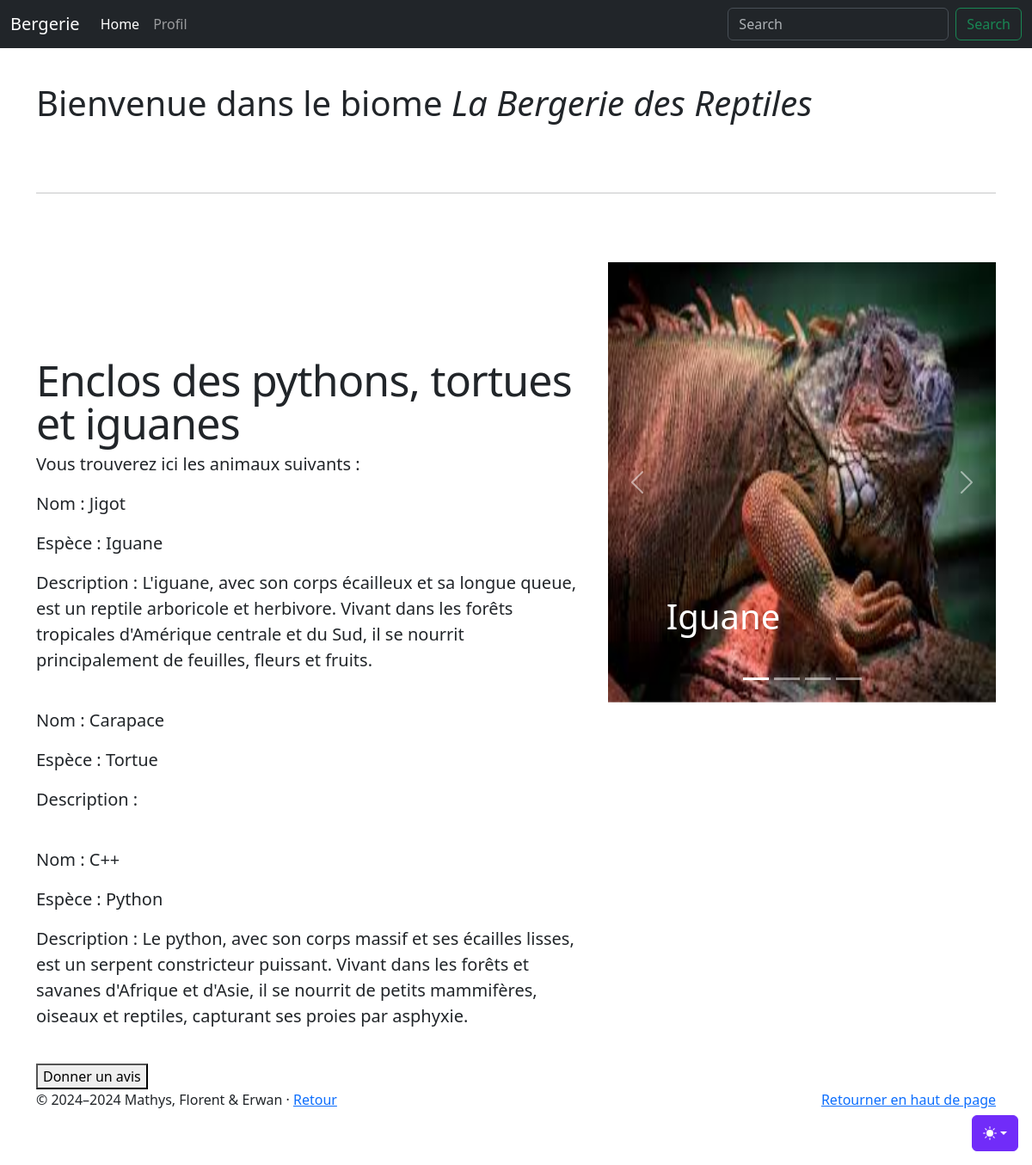
Page /zoo/carousel/Bergerie.php on the committed database.
### tables this page shows
CREATE TABLE IF NOT EXISTS `enclosures` (
  `enclosure_id` int NOT NULL AUTO_INCREMENT,
  `name` varchar(60) NOT NULL,
  `description` text,
  `status` enum('open','closed') NOT NULL DEFAULT 'open',
  `biome_id` int DEFAULT NULL,
  PRIMARY KEY (`enclosure_id`),
  KEY `biome_id` (`biome_id`)
);

CREATE TABLE IF NOT EXISTS `animals` (
  `animal_id` int NOT NULL AUTO_INCREMENT,
  `name` varchar(50) NOT NULL,
  `species` varchar(50) NOT NULL,
  `age` int NOT NULL,
  `enclosure_id` int DEFAULT NULL,
  `image` varchar(50) DEFAULT NULL,
  `description` text,
  PRIMARY KEY (`animal_id`),
  KEY `enclosure_id` (`enclosure_id`)
);

### zoo/carousel/Bergerie.php (the view, shortened to what this page needs)
<?php
$host = 'localhost';
$dbname = 'projet_web_2425';
$user = 'root';
$pass = '';
try {
  $pdo = new PDO("mysql:host=$host;dbname=$dbname;charset=utf8", $user, $pass);
  $pdo->setAttribute(PDO::ATTR_ERRMODE, PDO::ERRMODE_EXCEPTION);
} catch (PDOException $e) {
  die("Erreur de connexion à la base de données : " . $e->getMessage());
}
?>
<!doctype html>
<html lang="en" data-bs-theme="auto">
  <head><script src="../assets/js/color-modes.js"></script>
    <link rel="stylesheet" href="https://cdn.jsdelivr.net/npm/@docsearch/css@3">
<link href="../assets/dist/css/bootstrap.min.css" rel="stylesheet">
    <link href="styles/carousel.css" rel="stylesheet">
  </head>
  <body>
    <div class="dropdown position-fixed bottom-0 end-0 mb-3 me-3 bd-mode-toggle">
      <button class="btn btn-bd-primary py-2 dropdown-toggle d-flex align-items-center"
              id="bd-theme"
              type="button"
              aria-expanded="false"
              data-bs-toggle="dropdown"
              aria-label="Toggle theme (auto)">
        <svg class="bi my-1 theme-icon-active" width="1em" height="1em"><use href="#circle-half"></use></svg>
      </button>
    </div>
<header data-bs-theme="dark">
  <nav class="navbar navbar-expand-md navbar-dark fixed-top bg-dark">
    <div class="container-fluid">
      <a class="navbar-brand">Bergerie</a>
      <div class="collapse navbar-collapse" id="navbarCollapse">
        <ul class="navbar-nav me-auto mb-2 mb-md-0">
          <li class="nav-item">
            <a class="nav-link active" aria-current="page" href="../../Projet.html">Home</a>
          </li>
          <li class="nav-item">
            <a class="nav-link" href="../../profil.php">Profil</a>
          </li>
        </ul>
        <form class="d-flex" role="search">
          <input class="form-control me-2" type="search" placeholder="Search" aria-label="Search" id="SearchInput">
          <button class="btn btn-outline-success" type="submit">Search</button>
        </form>
      </div>
    </div>
  </nav>
</header>
<main>
<br /><br />
  <div class="container marketing">
    <h1>Bienvenue dans le biome <i>La Bergerie des Reptiles</i></h1>
    <hr class="featurette-divider">
    <div class="row featurette">
      <div class="col-md-7">
      <?php
        $stmt = $pdo->prepare("SELECT * FROM enclosures WHERE enclosure_id = 50");
        $stmt->execute();
        $enclosure = $stmt->fetch(PDO::FETCH_ASSOC);
      ?>
      <?php
        $stmt = $pdo->prepare("SELECT * FROM animals WHERE enclosure_id = 50");
        $stmt->execute();
        $animals = $stmt->fetchAll(PDO::FETCH_ASSOC);
      ?>
        <h2 class="featurette-heading fw-normal lh-1"><?php echo "{$enclosure['name']}";?></h2>
      <?php
              if ($animals) {
                  echo '<p class="lead">Vous trouverez ici les animaux suivants :</p>';
                  foreach ($animals as $index => $row) {
                    foreach ($row as $key => $value) {
                      if ($key === 'species') {
                        echo '<p class="lead">Espèce : ' . htmlspecialchars($value) . '</p>';
                      }
                      if ($key === 'name') {
                        echo '<p class="lead">Nom : ' . htmlspecialchars($value) . '</p>';
                      }
                      if ($key === 'description') {
                        echo '<p class="lead">Description : ' . $value . '</p>';
                      }
                    }
                    echo '<br />';
                  }
              } else {
                  echo "Aucun animal dans l'enclos.";
              }
      ?>
        <form method="POST" action="../../back/cookie_handler.php">
          <button type="submit">Donner un avis</button>
        </form>
      </div>
      <div class="col-md-5">
        <div id="myCarousel" class="carousel slide mb-6" data-bs-ride="carousel">
        <div class="carousel-indicators">
          <button type="button" data-bs-target="#myCarousel" data-bs-slide-to="0" class="active" aria-current="true" aria-label="Slide 1"></button>
          <button type="button" data-bs-target="#myCarousel" data-bs-slide-to="1" aria-label="Slide 2"></button>
          <button type="button" data-bs-target="#myCarousel" data-bs-slide-to="2" aria-label="Slide 3"></button>
          <button type="button" data-bs-target="#myCarousel" data-bs-slide-to="3" aria-label="Slide 4"></button>
        </div>
        <div class="carousel-inner">
      <?php
        if ($animals) {
          $isFirst = true;
          foreach ($animals as $animal) {
              $activeClass = $isFirst ? ' active' : '';
              $isFirst = false;
              echo '
              <div class="carousel-item' . $activeClass . '">
                  <img src="' . htmlspecialchars($animal['image']) . '" width="100%" height="100%">
                  <div class="container">
                      <div class="carousel-caption text-start">
                          <h1>' . htmlspecialchars($animal['species']) . '</h1>
                      </div>
                  </div>
              </div>';
          }
        } else {
          echo '<p>Aucune image disponible pour cet enclos.</p>';
        }
      ?>
          </div>
          <button class="carousel-control-prev" type="button" data-bs-target="#myCarousel" data-bs-slide="prev">
            <span class="carousel-control-prev-icon" aria-hidden="true"></span>
          </button>
          <button class="carousel-control-next" type="button" data-bs-target="#myCarousel" data-bs-slide="next">
            <span class="carousel-control-next-icon" aria-hidden="true"></span>
          </button>
        </div>
      </div>
    </div>
  </div>
  <footer class="container">
    <p class="float-end">
      <a href="#">Retourner en haut de page</a>
    </p>
    <p>&copy; 2024–2024 Mathys, Florent & Erwan &middot; <a href="index.html">Retour</a></p>
  </footer>
</main>
    </body>
</html>

### zoo/carousel/styles/carousel.css (style rules this page uses)
body { padding-top: 3rem; padding-bottom: 3rem; color: rgb(var(--bs-tertiary-color-rgb)); }
.carousel { margin-bottom: 4rem; }
.carousel-caption { bottom: 3rem; z-index: 10; }
.carousel-item { height: 32rem; }
.featurette-divider { margin: 5rem 0; }
.featurette-heading { letter-spacing: -.05rem; }
@media (min-width: 40em) { .featurette-heading { font-size: 50px; } }
@media (min-width: 62em) { .featurette-heading { margin-top: 7rem; } }

### zoo/carousel/Bergerie.php (style rules this page uses)
.bi { vertical-align: -.125em; fill: currentColor; }
.btn-bd-primary { --bd-violet-bg: #712cf9; --bd-violet-rgb: 112.520718, 44.062154, 249.437846; --bs-btn-font-weight: 600; --bs-btn-color: var(--bs-white); --bs-btn-bg: var(--bd-violet-bg); --bs-btn-border-color: var(--bd-violet-bg); --bs-btn-hover-color: var(--bs-white); --bs-btn-hover-bg: #6528e0; --bs-btn-hover-border-color: #6528e0; --bs-btn-focus-shadow-rgb: var(--bd-violet-rgb); --bs-btn-active-color: var(--bs-btn-hover-color); --bs-btn-active-bg: #5a23c8; --bs-btn-active-border-color: #5a23c8; }
.bd-mode-toggle { z-index: 1500; }

### rows in the picture
enclosures: name "Enclos des pythons, tortues et iguanes"
animals: name "Jigot", species "Iguane", description "L'iguane, avec son corps écailleux et sa longue queue, est un reptile arboricole et herbivore. Vivant dans les forêts tropicales d'Amérique centrale et du Sud, il se nourrit principalement de feuilles, fleurs et fruits.", image (picture)
animals: name "Carapace", species "Tortue"
animals: name "C++", species "Python", description "Le python, avec son corps massif et ses écailles lisses, est un serpent constricteur puissant. Vivant dans les forêts et savanes d'Afrique et d'Asie, il se nourrit de petits mammifères, oiseaux et reptiles, capturant ses proies par asphyxie."
